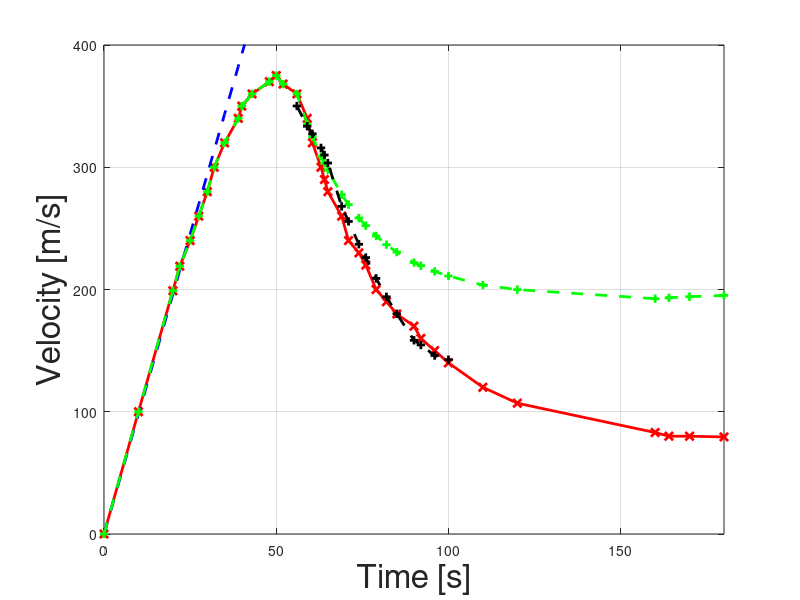

The MATLAB script that drew this image:
%Red Bull Data plotted.
close all
clear 

% Read data from file
% First column is time in secs
% Second column is velocity
% Third column is theoretical terminal velocity at that time
jumpdata = csvread('RedBullJumpData.csv');
t_redbull = jumpdata(:,1);
v_redbull = jumpdata(:,2);
terminal_velocity = jumpdata(:,3); % You need to use this in the last question
N_timestamps = length(t_redbull);

%Calculate freefall velocity vector here
g = 9.81;
%v_freefall = rand(size(t_redbull)) * 20 + 100;
v_freefall = g*(t_redbull) ;


% Part 1
% We are giving you this answer for free
figure(1);
h_part1 = plot(t_redbull, v_redbull, 'r-x', 'LineWidth', 2.0);
shg;
hold on;
xlabel('Time [s]', 'fontsize', 24);
ylabel('Velocity [m/s]', 'fontsize', 24);

% Part 2
% This plot does not have the right linewidth. You fix it.
h_part2 = plot(t_redbull, v_freefall, 'b--', 'LineWidth', 2.0); 
shg;
% This is how to put on a grid 
grid on;
% This is how to fix an axis to a desired size
axis([0 180 0 400]);
% Set the fontsize and label the graph here!!
 
% Calculate when he hits the atmosphere
% Part  3
% Need some stuff here ... or read it off from the graph

%when v_freefall  & v_redbull have a deviance > 5% then find t.
% for loop going through first.. say 50 seconds, finding difference,
% comparing to 5% then returning time once true.    ABSOLUTE DIFFERENCE

hit_instant = 0;

for i=1 : 38
    difference = abs(v_redbull(i) - v_freefall(i));
    error = difference/v_freefall(i);
    if error > 0.05 
        hit_instant=t_redbull(i);
        break
    end
end


 % This is wrong
fprintf('Mr. B hits the earth''s atmoshpere at %f secs after he jumps\n',...
       hit_instant);

% Part 4
% Now starting from the velocity and time = 56 secs 
% .. let's update and calculate v
g = 9.81;
v_numerical_1 = v_redbull;
drag_constant = 3/60;
start = find(t_redbull == 56);
% Starting from this time instant, calculate the velocity required
 % This is wrong .. for you to fix

N = length(t_redbull);
for k = (start+1): N
    v_delta = (g-drag_constant*v_numerical_1(k-1))*(t_redbull(k)-t_redbull(k-1));
    v_numerical_1(k) = v_numerical_1(k-1) + v_delta;
end


% Plot using the dashed green line with (+) markers
h_part4 = plot(t_redbull, v_numerical_1, 'g+--','linewidth',2.0);shg

% Part 5 
% Calculate the percentage error as required

t_64 = find(t_redbull == 64);
t_100 = find(t_redbull == 100);
t_170 = find(t_redbull == 170);

%disp((v_numerical_1(t_64)-v_redbull(t_64))/v_redbull(t_64)); ROUND DOWN
%TO 0.0?

per_error = [(abs((v_numerical_1(t_64)-v_redbull(t_64))/v_redbull(t_64)))*100, abs(((v_numerical_1(t_170)-v_redbull(t_170))/v_redbull(t_170)))*100 ];
fprintf('The percentage error at 64 and 170 secs is %1.1f and\n', per_error(1));
fprintf('%3.1f  respectively \n', per_error(2));

% Part 6 
% You'll need to repeat your euler loop here again but this time
% update the drag constant at every timestamp and change the update
% calculation to allow for the new v^2(t) term
% A hint here that now you have to calculate the velocity using the new
% differental equation
% constant .. put it in v_numerical_2
v_numerical_2 = v_redbull;

E = find(t_redbull == 100);

for k = (start): E
    drag_constant = (g)/(terminal_velocity(k))^2;
    v_delta = ((g) - (drag_constant)*(v_numerical_2(k-1))^2)*(t_redbull(k)-t_redbull(k-1));  
    v_numerical_2(k) = v_numerical_2(k-1) + v_delta;
end



% This is the handle plot for part 6. You have to plot the right stuff not
% this stuff.
% Note that the plot linewidth and colour are wrong. Fix it.
h_part6 = plot(t_redbull(16:E), v_numerical_2(16:E), 'black+--', 'linewidth', 2.0);
shg

est_error = (abs(v_redbull(t_100) - v_numerical_2(t_100))) * 100/v_redbull(t_100);
fprintf('The error at t = 100 secs using my estimated drag information is %f\n', est_error);

%%%%%%%%%%%%%%%%%%%%%%%%%%%%%%%%%%%%%%%%%%%%%%%%%%%%%%%%%%%%%%%%%%%%%%%
% DO NOT EDIT BELOW THIS LINE THIS IS TO MAKE SURE YOU HAVE USED THE
% VARIABLES THAT WE ASKED FOR
% Check for existence of variables
if (~exist('v_freefall', 'var'))
  error('The variable v_freefall does not exist.')
end;
if (~exist('hit_instant', 'var'))
  error('The variable hit_instant does not exist.')
end;
if (~exist('per_error', 'var'))
  error('The variable per_error does not exist.')
end;
if (exist('per_error', 'var'))
  l = size(per_error);
  if ( sum(l - [1 2]) ~= 0)
    error('per_error is not a 2 element vector. Please make it so.')
  end;
end;
if (~exist('v_numerical_1', 'var'))
  error('The variable v_numerical_1 does not exist.')
end;  
if (~exist('est_error', 'var'))
  error('The variable est_error does not exist.')
end;  
if (~exist('h_part1', 'var'))
  error('The plot handle h_part11 is missing. Please create it as instructed.')
end;
if (~exist('h_part2', 'var'))
  error('The plot handle h_part11 is missing. Please create it as instructed.')
end;
if (~exist('h_part4', 'var'))
  error('The plot handle h_part11 is missing. Please create it as instructed.')
end;
if (~exist('h_part6', 'var'))
  error('The plot handle h_part11 is missing. Please create it as instructed.')
end;


